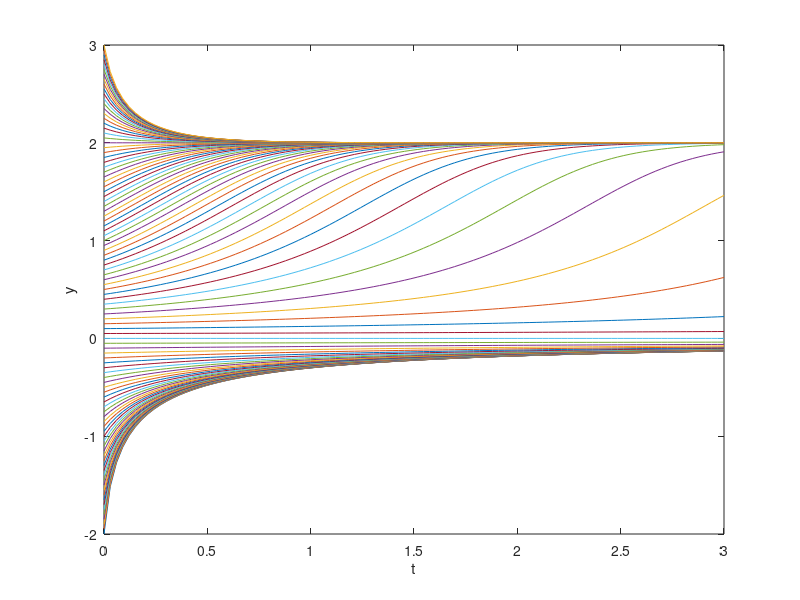

MATLAB code for this plot:
clc, clear, close all;
a=0;
b=3;
N=100;
t=linspace(a,b,N)
dt=t(2)-t(1)

for IC = [-2:0.05:3]
    y(1)=IC;
for i = 1:N-1   
    y(i+1) = dt*((-y(i))^3+2*(y(i))^2)+y(i);   
end
plot(t,y), hold on
xlabel('t'),ylabel('y')
end
